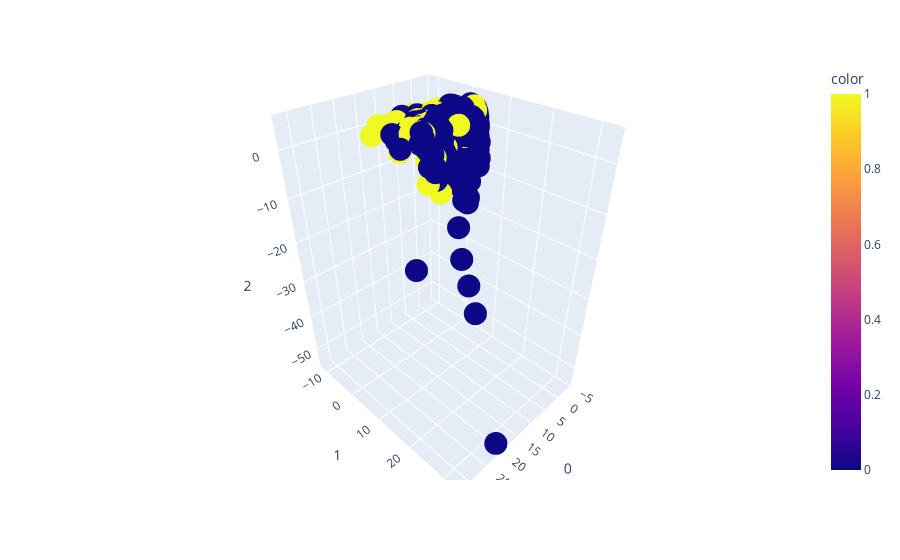

The cell this chart's notebook holds for it:
### Code cell
px.scatter_3d(data_frame=default_rr, x = 0, y = 1, z = 2, color = default['default.payment.next.month'])

### Figure 1 — Plotly figure (JSON) as saved in the notebook; plotly's stock layout.template omitted (floating-point values rounded to 4 significant figures; data arrays with more than 128 entries replaced by an {"elided": "..."} marker saying what was removed)
{"data": [{"hovertemplate": "0=%{x}<br>1=%{y}<br>2=%{z}<br>color=%{marker.color}<extra></extra>", "legendgroup": "", "marker": {"color": {"elided": "30000 int values"}, "coloraxis": "coloraxis", "symbol": "circle"}, "mode": "markers", "name": "", "scene": "scene", "showlegend": false, "type": "scatter3d", "x": {"elided": "30000 float values"}, "y": {"elided": "30000 float values"}, "z": {"elided": "30000 float values"}}], "layout": {"coloraxis": {"colorbar": {"title": {"text": "color"}}, "colorscale": [[0, "#0d0887"], [0.1111, "#46039f"], [0.2222, "#7201a8"], [0.3333, "#9c179e"], [0.4444, "#bd3786"], [0.5556, "#d8576b"], [0.6667, "#ed7953"], [0.7778, "#fb9f3a"], [0.8889, "#fdca26"], [1, "#f0f921"]]}, "legend": {"tracegroupgap": 0}, "margin": {"t": 60}, "scene": {"domain": {"x": [0, 1], "y": [0, 1]}, "xaxis": {"title": {"text": "0"}}, "yaxis": {"title": {"text": "1"}}, "zaxis": {"title": {"text": "2"}}}}}
